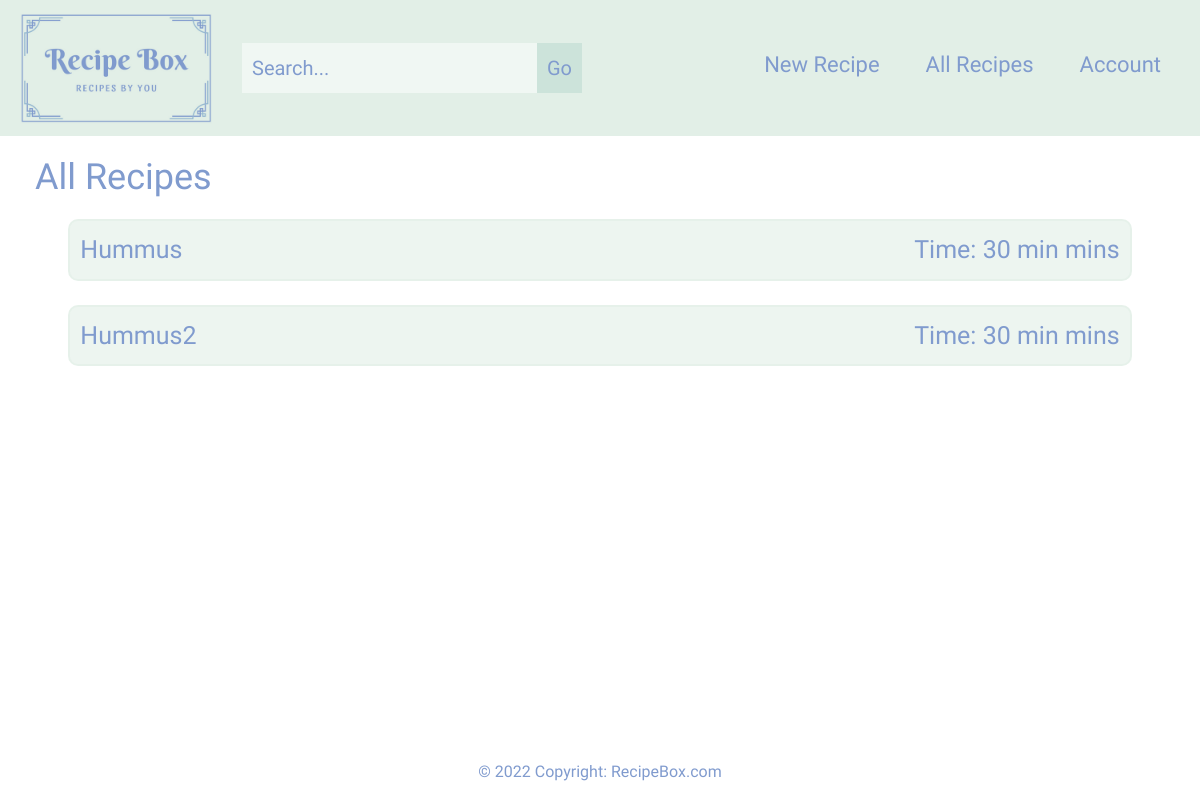
The page /all_recipes/ (signed in) on the database its author committed.
### base/models.py (models this page shows, shortened)
class Recipe(models.Model):
    user = models.ForeignKey(settings.AUTH_USER_MODEL, on_delete=models.CASCADE)
    name = models.CharField(max_length = 150)
    slug = models.SlugField(unique=True, blank=True, null=True)
    time_to_make = models.CharField(max_length = 25, default=0)
    timestamp = models.DateTimeField(auto_now_add=True)
    updated = models.DateTimeField(auto_now=True)
    section = models.ForeignKey(Section, related_name='recipes', on_delete=models.SET_NULL, null=True, blank=True)
    pinned = models.BooleanField(default=False)
    class Meta:
        verbose_name = ('Recipe')
        verbose_name_plural = ('Recipes')
    def get_absolute_url(self):
        return reverse("individual_recipe", kwargs={"title": self.slug})

### base/views.py (the view)
# urls.py: path("all_recipes/", views.all_recipes, name="all_recipes"),
@login_required
def all_recipes(request):
    recipe_qs = Recipe.objects.filter(user=request.user)
    context = {
        "recipe_list": recipe_qs,
    }
    return render(request, "all_recipes.html", context)

### templates/all_recipes.html (shortened to what this page needs)
{% extends "base.html" %}
{% block page_content %}
<section id="all-recipes">
    <h2>All Recipes</h2>
    <div class="row all-recipes-row">
        {% for x in recipe_list %}
        <div class="col-sm-11 all-sections">
            <p class="all-recipes-text"><a class="col-link" href="{{ x.get_absolute_url }}">{{ x.name }}</a></p>
            <p class="all-recipes-text">Time: {{ x.time_to_make }} mins</p>
        </div>
        {% endfor %}
    </div>
</section>
{% endblock %}

### static/styles/style.css (style rules this page uses)
body, #landing { padding: 0; margin: 0; background: #ffff; font-family: 'Sansita', sans-serif; position: relative; min-height: 100vh; }
.col-link { color: #809bce; }
.col-link:link, .pinned-link:link { text-decoration: none; }
#new-section, #new-recipe, #all-recipes, #search, #individual-section { margin: 20px; color: #809bce; font-size: 22px; }
#new-section h2, #new-recipe h2, #all-recipes h2, #search h2, #individual-section h2 { font-size: 36px; }
.all-recipes-row, .search-row, .individual-section-row { display: flex; justify-content: center; }
.all-sections, .search-sections, .individual-sections { border: 2px solid rgba(226, 239, 231, 0.6); color: #809bce; background-color: rgba(226, 239, 231, 0.6); font-size: 25px; margin: 12px; border-radius: 10px; display: flex; justify-content: space-between; align-items: center; padding: 10px; }
.all-recipes-text, .search-text, .individual-section-text { margin: 0; }
.all-recipes-row, .search-row { display: flex; justify-content: center; }
.all-sections, .search-sections { border: 2px solid rgba(226, 239, 231, 0.6); color: #809bce; background-color: rgba(226, 239, 231, 0.6); font-size: 25px; margin: 12px; border-radius: 10px; display: flex; justify-content: space-between; align-items: center; padding: 10px; }

### rows shown on the page
Recipe: name "Hummus", time_to_make "30 min"
Recipe: name "Hummus2", time_to_make "30 min"
